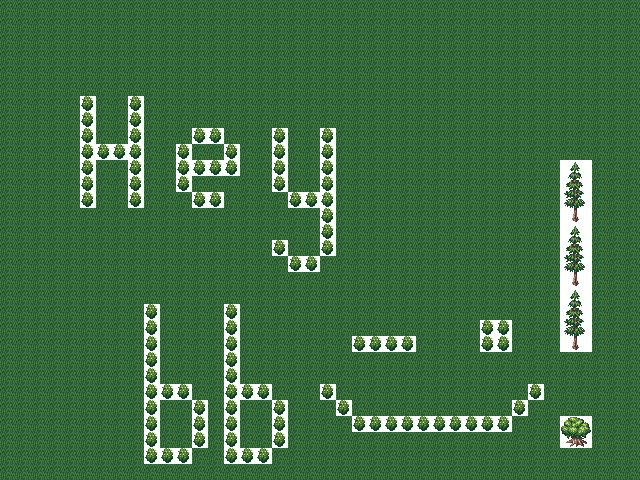

Below is a game level as drawn by its tile map, then a one-line description and the .tmx file that defines it, in full:
An orthogonal 40x30 tile map with 16x16 px tiles, 1 tile layer (The Only).

<map version="1.0" orientation="orthogonal" renderorder="right-down" width="40" height="30" tilewidth="16" tileheight="16">
 <tileset firstgid="1" name="forest_tiles" tilewidth="16" tileheight="16">
  <image source="forest_tiles.png" trans="ff00ff" width="240" height="160" />
 </tileset>
 <layer name="The Only" width="40" height="30">
  <data encoding="csv">
1,1,1,1,1,1,1,1,1,1,1,1,1,1,1,1,1,1,1,1,1,1,1,1,1,1,1,1,1,1,1,1,1,1,1,1,1,1,1,1,
1,1,1,1,1,1,1,1,1,1,1,1,1,1,1,1,1,1,1,1,1,1,1,1,1,1,1,1,1,1,1,1,1,1,1,1,1,1,1,1,
1,1,1,1,1,1,1,1,1,1,1,1,1,1,1,1,1,1,1,1,1,1,1,1,1,1,1,1,1,1,1,1,1,1,1,1,1,1,1,1,
1,1,1,1,1,1,1,1,1,1,1,1,1,1,1,1,1,1,1,1,1,1,1,1,1,1,1,1,1,1,1,1,1,1,1,1,1,1,1,1,
1,1,1,1,1,1,1,1,1,1,1,1,1,1,1,1,1,1,1,1,1,1,1,1,1,1,1,1,1,1,1,1,1,1,1,1,1,1,1,1,
1,1,1,1,1,1,1,1,1,1,1,1,1,1,1,1,1,1,1,1,1,1,1,1,1,1,1,1,1,1,1,1,1,1,1,1,1,1,1,1,
1,1,1,1,1,91,1,1,91,1,1,1,1,1,1,1,1,1,1,1,1,1,1,1,1,1,1,1,1,1,1,1,1,1,1,1,1,1,1,1,
1,1,1,1,1,91,1,1,91,1,1,1,1,1,1,1,1,1,1,1,1,1,1,1,1,1,1,1,1,1,1,1,1,1,1,1,1,1,1,1,
1,1,1,1,1,91,1,1,91,1,1,1,91,91,1,1,1,91,1,1,91,1,1,1,1,1,1,1,1,1,1,1,1,1,1,1,1,1,1,1,
1,1,1,1,1,91,91,91,91,1,1,91,1,1,91,1,1,91,1,1,91,1,1,1,1,1,1,1,1,1,1,1,1,1,1,1,1,1,1,1,
1,1,1,1,1,91,1,1,91,1,1,91,91,91,91,1,1,91,1,1,91,1,1,1,1,1,1,1,1,1,1,1,1,1,1,13,14,1,1,1,
1,1,1,1,1,91,1,1,91,1,1,91,1,1,1,1,1,91,1,1,91,1,1,1,1,1,1,1,1,1,1,1,1,1,1,28,29,1,1,1,
1,1,1,1,1,91,1,1,91,1,1,1,91,91,1,1,1,1,91,91,91,1,1,1,1,1,1,1,1,1,1,1,1,1,1,43,44,1,1,1,
1,1,1,1,1,1,1,1,1,1,1,1,1,1,1,1,1,1,1,1,91,1,1,1,1,1,1,1,1,1,1,1,1,1,1,58,59,1,1,1,
1,1,1,1,1,1,1,1,1,1,1,1,1,1,1,1,1,1,1,1,91,1,1,1,1,1,1,1,1,1,1,1,1,1,1,13,14,1,1,1,
1,1,1,1,1,1,1,1,1,1,1,1,1,1,1,1,1,91,1,1,91,1,1,1,1,1,1,1,1,1,1,1,1,1,1,28,29,1,1,1,
1,1,1,1,1,1,1,1,1,1,1,1,1,1,1,1,1,1,91,91,1,1,1,1,1,1,1,1,1,1,1,1,1,1,1,43,44,1,1,1,
1,1,1,1,1,1,1,1,1,1,1,1,1,1,1,1,1,1,1,1,1,1,1,1,1,1,1,1,1,1,1,1,1,1,1,58,59,1,1,1,
1,1,1,1,1,1,1,1,1,1,1,1,1,1,1,1,1,1,1,1,1,1,1,1,1,1,1,1,1,1,1,1,1,1,1,13,14,1,1,1,
1,1,1,1,1,1,1,1,1,91,1,1,1,1,91,1,1,1,1,1,1,1,1,1,1,1,1,1,1,1,1,1,1,1,1,28,29,1,1,1,
1,1,1,1,1,1,1,1,1,91,1,1,1,1,91,1,1,1,1,1,1,1,1,1,1,1,1,1,1,1,91,91,1,1,1,43,44,1,1,1,
1,1,1,1,1,1,1,1,1,91,1,1,1,1,91,1,1,1,1,1,1,1,91,91,91,91,1,1,1,1,91,91,1,1,1,58,59,1,1,1,
1,1,1,1,1,1,1,1,1,91,1,1,1,1,91,1,1,1,1,1,1,1,1,1,1,1,1,1,1,1,1,1,1,1,1,1,1,1,1,1,
1,1,1,1,1,1,1,1,1,91,1,1,1,1,91,1,1,1,1,1,1,1,1,1,1,1,1,1,1,1,1,1,1,1,1,1,1,1,1,1,
1,1,1,1,1,1,1,1,1,91,91,91,1,1,91,91,91,1,1,1,91,1,1,1,1,1,1,1,1,1,1,1,1,91,1,1,1,1,1,1,
1,1,1,1,1,1,1,1,1,91,1,1,91,1,91,1,1,91,1,1,1,91,1,1,1,1,1,1,1,1,1,1,91,1,1,1,1,1,1,1,
1,1,1,1,1,1,1,1,1,91,1,1,91,1,91,1,1,91,1,1,1,1,91,91,91,91,91,91,91,91,91,91,1,1,1,5,6,1,1,1,
1,1,1,1,1,1,1,1,1,91,1,1,91,1,91,1,1,91,1,1,1,1,1,1,1,1,1,1,1,1,1,1,1,1,1,20,21,1,1,1,
1,1,1,1,1,1,1,1,1,91,91,91,1,1,91,91,91,1,1,1,1,1,1,1,1,1,1,1,1,1,1,1,1,1,1,1,1,1,1,1,
1,1,1,1,1,1,1,1,1,1,1,1,1,1,1,1,1,1,1,1,1,1,1,1,1,1,1,1,1,1,1,1,1,1,1,1,1,1,1,1
</data>
 </layer>
</map>
